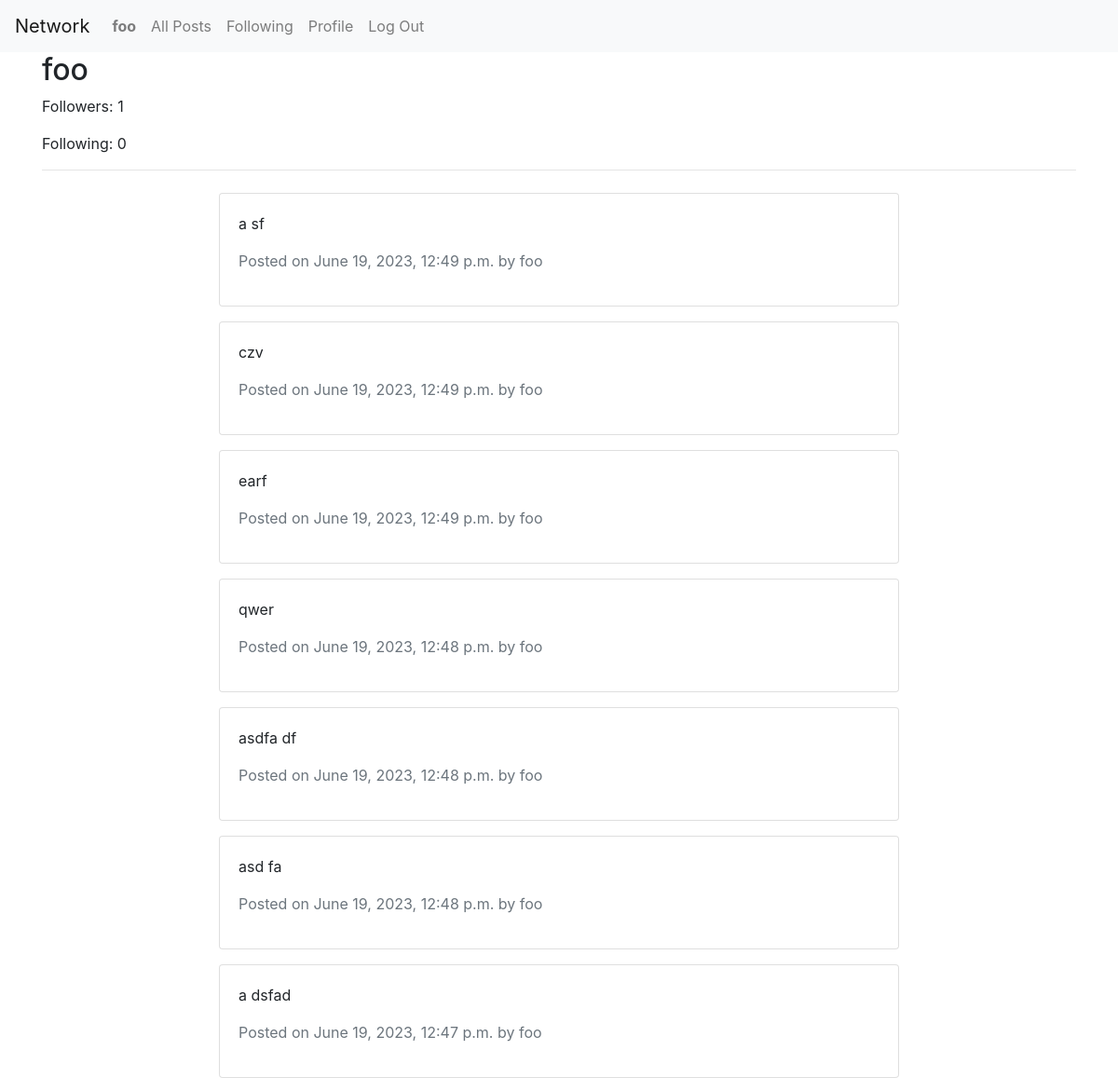
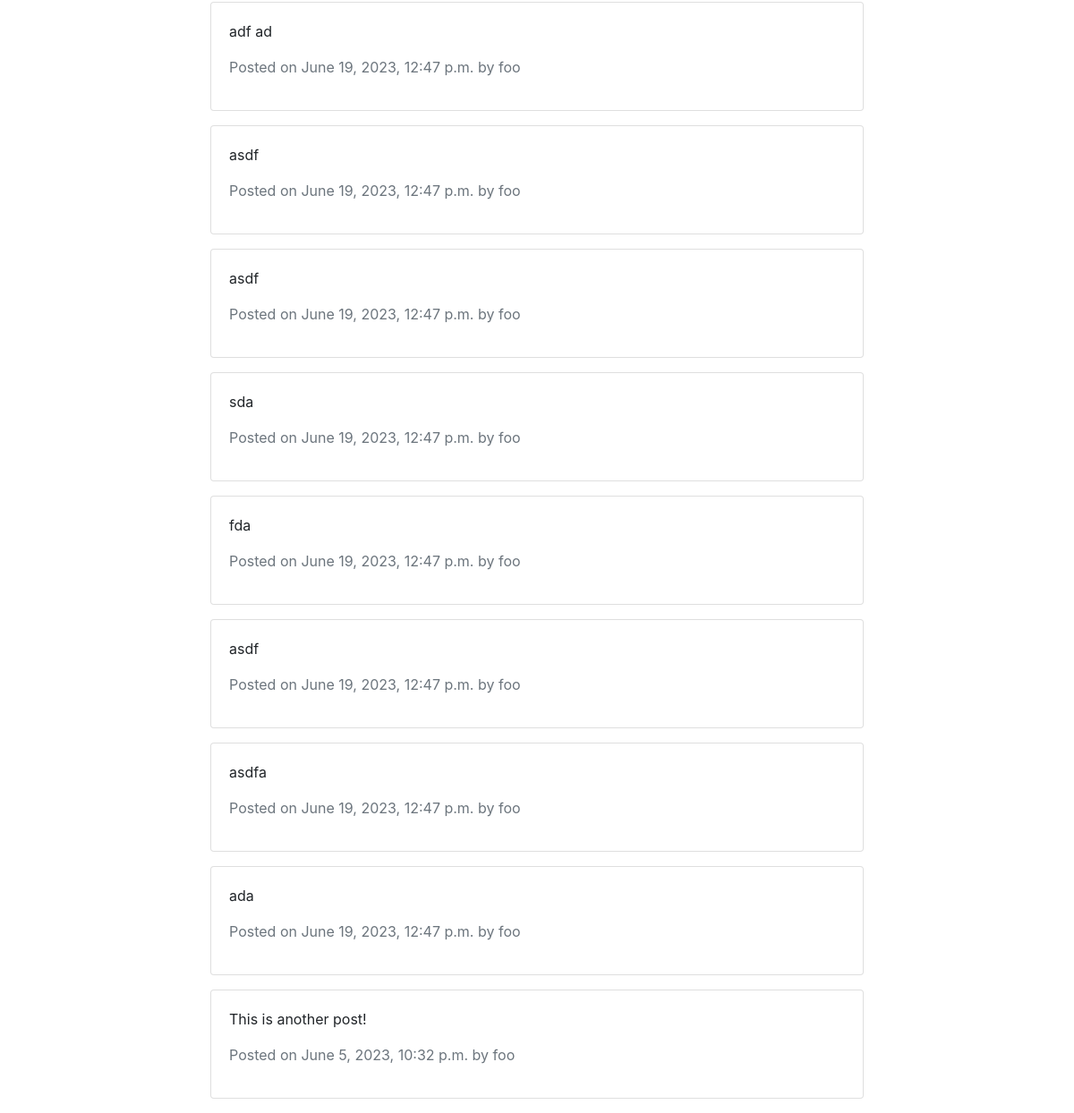
The app's page /profile/2/ (signed in) with its own data (2 pictures, top to bottom).
### network/models.py (models this page shows, shortened)
class User(AbstractUser):
    followers = models.ManyToManyField('self', symmetrical=False, related_name='following')

class Post(models.Model):
    content = models.TextField()
    image = models.ImageField(upload_to='post_images/', blank=True, null=True)
    author = models.ForeignKey(User, on_delete=models.CASCADE)
    timestamp = models.DateTimeField(auto_now_add=True)
    likes = models.ManyToManyField(User, related_name='liked_posts', default=0)
    views = models.PositiveIntegerField(default=0)

### network/views.py (the view)
# urls.py: path('profile/<int:user_id>/', views.profile, name='profile'),
@login_required
def profile(request, user_id):
    profile_user = get_object_or_404(User, id=user_id)
    user = request.user
    posts = Post.objects.filter(author=profile_user).order_by('-timestamp')
    is_following = profile_user.followers.filter(id=user.id).exists()
    if request.method == 'POST':
        if profile_user.followers.filter(id=user.id).exists():
            profile_user.followers.remove(user)
        else:
            profile_user.followers.add(user)
        is_following = not is_following
    return render(request, 'network/profile.html', {
        'profile_user': profile_user,
        'posts': posts,
        'is_following': is_following
    })

### network/templates/network/profile.html (shortened to what this page needs)
{% extends "network/layout.html" %} {% block body %}
<div class="container">
  <h2>{{ profile_user.username }}</h2>
  <p id="followers-count">Followers: {{ profile_user.followers.count }}</p>
  <p>Following: {{ profile_user.following.count }}</p>
  <hr />
  <div class="row mt-4">
    <div class="col-md-8 offset-md-2">
      {% for post in posts %}
      <div class="card mb-3">
        <div class="card-body">
          <p>{{ post.content }}</p>
          <p class="text-muted">
            Posted on {{ post.timestamp }} by {{ post.author.username }}
          </p>
        </div>
      </div>
      {% empty %}
      <p>No posts found.</p>
      {% endfor %}
    </div>
  </div>
</div>
{% endblock %}

### network/templates/network/layout.html (shortened to what this page needs)
{% load static %}
<!DOCTYPE html>
<html lang="en">
  <head>
    <link
      rel="stylesheet"
      href="https://stackpath.bootstrapcdn.com/bootstrap/4.4.1/css/bootstrap.min.css"
    />
    <link href="{% static 'network/styles.css' %}" rel="stylesheet" />
  </head>
  <body>
    <nav class="navbar navbar-expand-lg navbar-light bg-light">
      <a class="navbar-brand" href="#">Network</a>
      <div>
        <ul class="navbar-nav mr-auto">
          {% if user.is_authenticated %}
          <li class="nav-item">
            <a class="nav-link" href="#"
              ><strong>{{ user.username }}</strong></a
            >
          </li>
          {% endif %}
          <li class="nav-item">
            <a class="nav-link" href="{% url 'index' %}">All Posts</a>
          </li>
          {% if user.is_authenticated %}
          <li class="nav-item">
            <a class="nav-link" href="{% url 'following' %}">Following</a>
          </li>
          <li class="nav-item">
            <a class="nav-link" href="{% url 'profile' user.id %}">Profile</a>
          </li>
          <li class="nav-item">
            <a class="nav-link" href="{% url 'logout' %}">Log Out</a>
          </li>
          {% endif %}
        </ul>
      </div>
    </nav>
    <div class="body">{% block body %} {% endblock %}</div>
  </body>
</html>

### records on screen
User: username "foo", followers.count "1", following.count "0"
Post: content "a sf", timestamp "June 19, 2023, 12:49 p.m.", author.username "foo"
Post: content "czv", timestamp "June 19, 2023, 12:49 p.m.", author.username "foo"
Post: content "earf", timestamp "June 19, 2023, 12:49 p.m.", author.username "foo"
Post: content "qwer", timestamp "June 19, 2023, 12:48 p.m.", author.username "foo"
Post: content "asdfa df", timestamp "June 19, 2023, 12:48 p.m.", author.username "foo"
Post: content "asd fa", timestamp "June 19, 2023, 12:48 p.m.", author.username "foo"
Post: content "a dsfad", timestamp "June 19, 2023, 12:47 p.m.", author.username "foo"
Post: content "adf ad", timestamp "June 19, 2023, 12:47 p.m.", author.username "foo"
Post: content "asdf", timestamp "June 19, 2023, 12:47 p.m.", author.username "foo"
Post: content "asdf", timestamp "June 19, 2023, 12:47 p.m.", author.username "foo"
Post: content "sda", timestamp "June 19, 2023, 12:47 p.m.", author.username "foo"
Post: content "fda", timestamp "June 19, 2023, 12:47 p.m.", author.username "foo"
Post: content "asdf", timestamp "June 19, 2023, 12:47 p.m.", author.username "foo"
Post: content "asdfa", timestamp "June 19, 2023, 12:47 p.m.", author.username "foo"
Post: content "ada", timestamp "June 19, 2023, 12:47 p.m.", author.username "foo"
Post: content "This is another post!", timestamp "June 5, 2023, 10:32 p.m.", author.username "foo"
